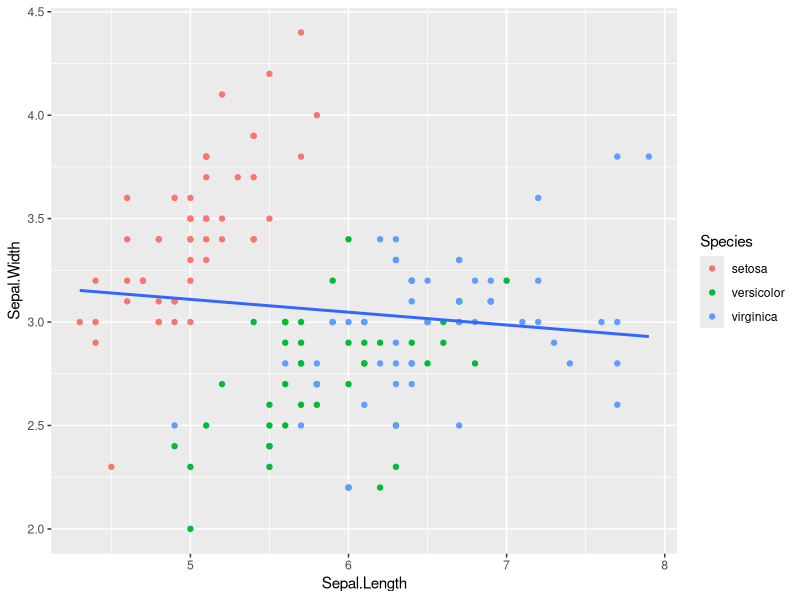
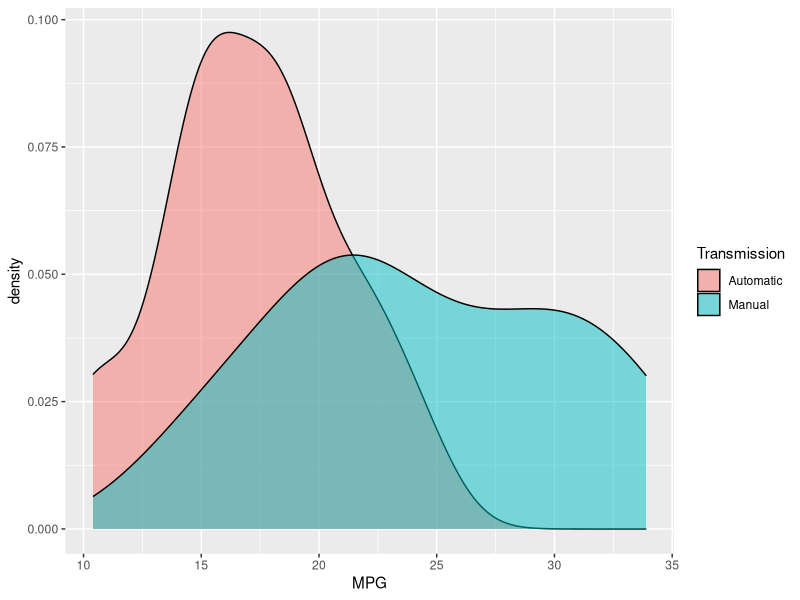
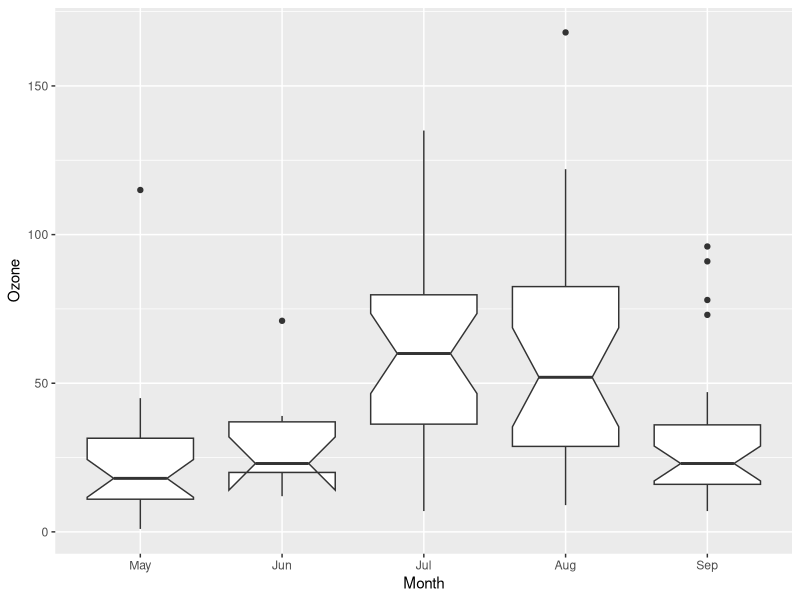

Write R code to recreate these figures, in order.
## ---- chunk 1
library( tidyverse )
library( knitr )
library( kableExtra )
## ---- chunk 2
catfish <- 52
non_catfish <- 47 
## ---- chunk 3
samples <- c( catfish, non_catfish )
p_catfish <- 0.74
## ---- chunk 4
fit <- binom.test( samples, p = p_catfish)
fit
## ---- chunk 5
names(fit)
## ---- chunk 6
Observed <- matrix( c(52, 47, 32, 18), nrow=2, byrow = TRUE)
rownames( Observed ) <- c("Population 1", "Population 2")
colnames( Observed ) <- c("Catfish", "Other")
Observed
## ---- chunk 7
n1 <- 52 + 47
n2 <- 32 + 18 
Expected <- matrix( c( 0.5 * n1, 
                       0.5 * n1, 
                       0.5 * n2,
                       0.5 * n2), nrow=2, byrow = TRUE)
rownames( Expected ) <- c("Population 1", "Population 2")
colnames( Expected ) <- c("Catfish", "Other")
Expected
## ---- chunk 8
Expected <- matrix( c( 0.74 * n1, 
                       (1-0.74) * n1, 
                       0.74 * n2,
                       (1-0.74) * n2), nrow=2, byrow = TRUE)
rownames( Expected ) <- c("Population 1", "Population 2")
colnames( Expected ) <- c("Catfish", "Other")
Expected
## ---- chunk 9
Observed
## ---- chunk 10
Expected
## ---- chunk 11
T <- sum( (Observed - Expected)^2 / Expected  )
T
## ---- chunk 12
alpha <- 0.05
p <- 1.0 - alpha 
critical_value <- qchisq(p, df=1 )
critical_value
## ---- chunk 13
p.value <- 1.0 - pchisq( T, df=1 )
p.value
## ---- chunk 14
df <- data.frame( Sample = 1:149,
                  Species = factor( c( rep("Catfish", 52), rep("Other", 47), 
                                       rep("Catfish", 32), rep("Other",18) ) ),
                  Site = factor( c( rep("Population 1", 99), rep("Population 2", 50))),
                  Measurement = rnorm(149,mean=12, sd=3))
head(df)
## ---- chunk 15
table( df$Site, df$Species ) -> Obs
Obs
## ---- chunk 16
iris |>
  ggplot( aes(Sepal.Length, Sepal.Width) ) + 
  geom_point( aes(color=Species))  + 
  stat_smooth( method="lm", formula = "y~x", se=FALSE )
## ---- chunk 17
fit_pearson <- cor.test( iris$Sepal.Length, iris$Sepal.Width )
fit_kendall <- cor.test( iris$Sepal.Length, iris$Sepal.Width, method = "kendall" )
fit_spearman <- cor.test( iris$Sepal.Length, iris$Sepal.Width, method = "spearman" )
data.frame( Model=c("Pearson","Kendall","Spearman"), 
            Parameter = c("r","tau","rho"),
            R = c(fit_pearson$estimate, fit_kendall$estimate, fit_spearman$estimate),
            P = c(fit_pearson$p.value, fit_kendall$p.value, fit_spearman$p.value ) ) -> df 
## ---- chunk 18
df |>
  kable( digits = 3, row.names = FALSE) |> 
  kable_classic(  full_width=FALSE )
## ---- chunk 19
mtcars |>
  select( Transmission = am, MPG = mpg ) |>
  mutate( Transmission = as.factor( Transmission ) ) |>
  mutate( Transmission = fct_recode( Transmission, "Automatic"="0", "Manual"="1")) -> data

data |>
  ggplot( aes(MPG, fill=Transmission) )  + 
  geom_density( alpha = 0.5 )
## ---- chunk 20
fit <- wilcox.test( MPG ~ Transmission, data=data)
fit 
## ---- chunk 21
names(fit)
## ---- chunk 22
airquality |>
  select( Month, Ozone ) |> 
  mutate( Month = factor( Month ) ) |> 
  mutate( Month = fct_recode(Month, 
                             May="5",
                             Jun="6",
                             Jul="7",
                             Aug="8",
                             Sep="9" )) |> 
  filter( !is.na( Ozone )) -> df.air 
## ---- chunk 23
df.air |>
  ggplot(aes(Month, Ozone) ) + 
  geom_boxplot(notch=TRUE)
## ---- chunk 24
fit <- kruskal.test( Ozone ~ Month, data=df.air )
fit 
## ---- chunk 25
names(fit)
